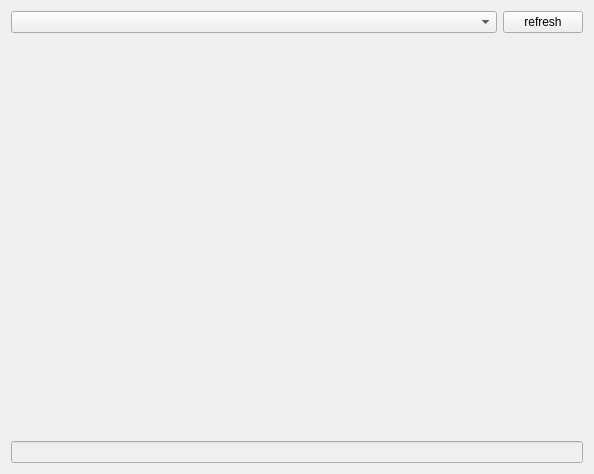
<?xml version="1.0" encoding="UTF-8"?>
<ui version="4.0">
 <class>Form</class>
 <widget class="QWidget" name="Form">
  <property name="geometry">
   <rect>
    <x>0</x>
    <y>0</y>
    <width>594</width>
    <height>474</height>
   </rect>
  </property>
  <property name="windowTitle">
   <string>Enable Axis</string>
  </property>
  <property name="autoFillBackground">
   <bool>false</bool>
  </property>
  <layout class="QGridLayout" name="gridLayout_2">
   <item row="0" column="0">
    <widget class="QComboBox" name="current_execution">
     <property name="sizePolicy">
      <sizepolicy hsizetype="MinimumExpanding" vsizetype="Fixed">
       <horstretch>10</horstretch>
       <verstretch>1</verstretch>
      </sizepolicy>
     </property>
    </widget>
   </item>
   <item row="0" column="1">
    <widget class="QPushButton" name="refresh_button">
     <property name="text">
      <string>refresh</string>
     </property>
    </widget>
   </item>
   <item row="1" column="0" colspan="2">
    <widget class="QWidget" name="imageFrame" native="true">
     <property name="sizePolicy">
      <sizepolicy hsizetype="Expanding" vsizetype="Expanding">
       <horstretch>1</horstretch>
       <verstretch>10</verstretch>
      </sizepolicy>
     </property>
     <property name="minimumSize">
      <size>
       <width>200</width>
       <height>200</height>
      </size>
     </property>
    </widget>
   </item>
   <item row="2" column="0" colspan="2">
    <widget class="QLineEdit" name="result_text">
     <property name="enabled">
      <bool>false</bool>
     </property>
     <property name="sizePolicy">
      <sizepolicy hsizetype="Expanding" vsizetype="Fixed">
       <horstretch>1</horstretch>
       <verstretch>1</verstretch>
      </sizepolicy>
     </property>
     <property name="readOnly">
      <bool>true</bool>
     </property>
    </widget>
   </item>
  </layout>
 </widget>
 <resources/>
 <connections/>
</ui>
